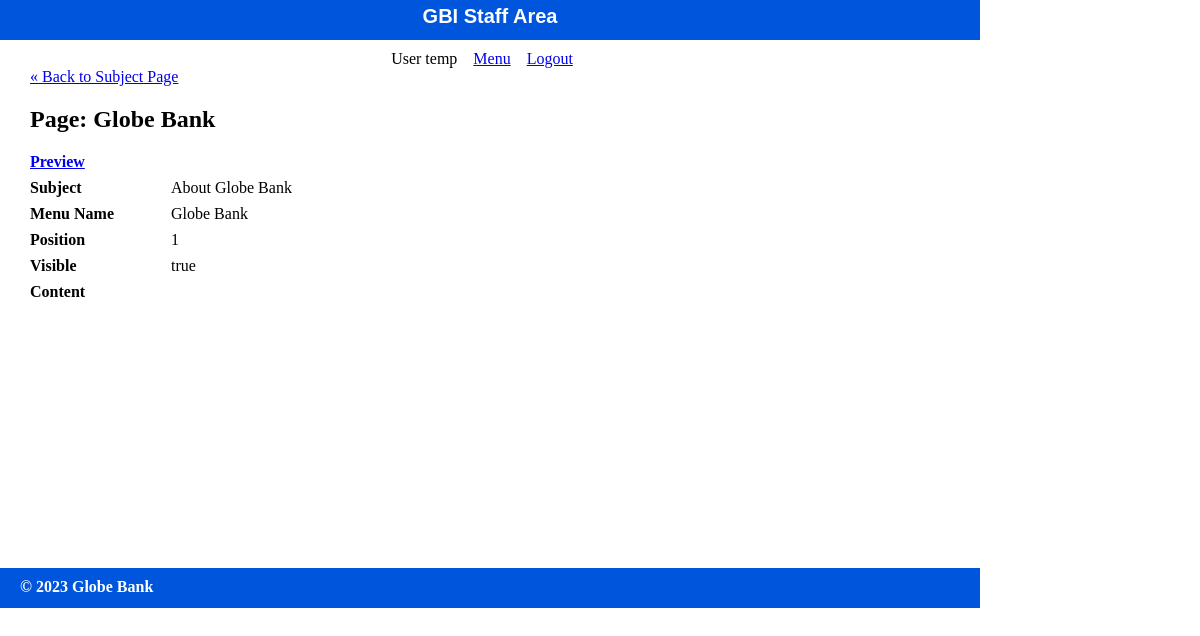
The app's page /globe_bank/public/staff/pages/show.php?id=1 (signed in) with its own data.
### tables this page shows
CREATE TABLE `pages` (
  `id` int(11) NOT NULL,
  `subject_id` int(11) DEFAULT NULL,
  `menu_name` varchar(255) DEFAULT NULL,
  `position` int(3) DEFAULT NULL,
  `visible` tinyint(1) DEFAULT NULL,
  `content` text DEFAULT NULL
);

CREATE TABLE `subjects` (
  `id` int(11) NOT NULL,
  `menu_name` varchar(255) DEFAULT NULL,
  `position` int(3) DEFAULT NULL,
  `visible` tinyint(1) DEFAULT NULL
);

### globe_bank/private/functions_db.php (called while the page is built, shortened)
<?php
function db_select($connection, $query){
    $validate = db_validate_func_input($connection, $query);
    $result_set = [];
    try{
        $result_set = mysqli_query($connection, $query);
        $result = [];
            for($i = 0; $i < mysqli_num_rows($result_set); $i++){
                array_push($result,mysqli_fetch_assoc($result_set));
            }
        return ["succes" => true, "data" => $result];
    }
    catch(mysqli_sql_exception $e){
        error_log($e);
        if(!$result_set){
            return db_error($connection);
        }
    };
}
function db_dml_query($connection, $query){
    $validate = db_validate_func_input($connection, $query);
    if(str_starts_with($query, "SELECT")){
        return db_select($connection, $query);
    }
    return ["succes" => false, "data" => "invalid query"];
};
function db_connect($dbInfo=DB_CONNECT){
    return mysqli_connect($dbInfo['HOST'],$dbInfo['USER'],$dbInfo['PASS'],$dbInfo['NAME']);
};
function db_query($query_func, $values = [], $dbInfo=DB_CONNECT){
    try{
        $connection = db_connect($dbInfo);
    }
    catch(mysqli_sql_exception $e){
        $check = check_db_con();
        error_log($e);
        error_log($check['msg']);
        if(!$check["succes"]){
            return $check;
        }
    }
    $checked_values = [];
    if(gettype($values) == "array"){
        $keys = array_keys($values);
        foreach($keys as $key){
            if(isset($values[$key]) && trim($values[$key]) != ""){
                $checked_values[$key] = db_escape($connection, $values[$key]);
            }
        };
    }
    else{
        $checked_values = db_escape($connection, $values);
    }
    $query = $query_func($checked_values);
    $response = db_dml_query($connection, $query);
    return $response;
};
function db_validate_func_input($connection, $query){
    return ["valid" => true, "error" => ""];
};
function db_escape($connection, $value){
    return mysqli_real_escape_string($connection, $value);
};
?>

### globe_bank/private/querys.php (called while the page is built, shortened)
<?php
    $getPageByID = function ($page){
        $getVisible = $page['getVisible'] ?? false;
        $order ='ASC';
        $qry = "SELECT pages.*, subjects.menu_name AS subject_name ";
        $qry .= "FROM pages ";
        if($getVisible){
            $qry .= "JOIN subjects ON pages.subject_id=subjects.id AND subjects.visible=true ";
            $qry .= "WHERE pages.id='".$page["id"]."' AND pages.visible=true ";
        }
        else{
            $qry .= "JOIN subjects ON pages.subject_id=subjects.id ";
            $qry .= "WHERE pages.id='".$page["id"]."' ";
        }
        $qry .= "ORDER BY pages.id {$order};";
        return $qry;
    };
?>

### globe_bank/private/functions.php (called while the page is built, shortened)
<?php
    function url_for($script_path) {
        if($script_path[0] != '/') {
        $script_path = "/" . $script_path;
        }
        return WWW_ROOT . $script_path;
    }
    function u($string="") {
        return urlencode($string);
    }
    function h($string="") {
        return htmlspecialchars($string);
    }
?>

### globe_bank/public/staff/pages/show.php (the view, shortened to what this page needs)
<?php require_once('../../../private/initialize.php');
  $page = [];
  $page["id"] = $_GET['id'] ?? '0';
  include(SHARED_PATH . '/staff_header.php');
  $response = db_query($getPageByID, $page);
  if($response["succes"]){
    $page =  $response['data'][0];
  }
  else{
    $page =  [['id' => 'failed to load please try again', 'position' => '', 'visible' => '', 'menu_name' => '']];
  }
?>
<section id="content">
    <a class="back-link" href="<?php echo url_for('/staff/subjects/show.php?id='.u(h($page['subject_id']))); ?>">&laquo; Back to Subject Page</a>
    <div class="page show">
      <h1>Page: <?php echo h($page['menu_name']); ?></h1>
      <div class="attributes">
          <dl>
            <dt>
            <a class="back-link" target='_blank' href="<?php echo url_for('/index.php?id='.h(u($page["id"]))."&preview=true"); ?>">Preview</a>
            </dt>
          </dl>
          <dl>
          <dt>Subject</dt>
          <dd><?php echo h($page['subject_name']); ?></dd>
          </dl>
          <dl>
          <dt>Menu Name</dt>
          <dd><?php echo h($page['menu_name']); ?></dd>
          </dl>
          <dl>
          <dt>Position</dt>
          <dd><?php echo h($page['position']); ?></dd>
          </dl>
          <dl>
          <dt>Visible</dt>
          <dd><?php echo $page['visible'] == '1' ? 'true' : 'false'; ?></dd>
          </dl>
          <dl>
          <dt>Content</dt>
          </dl>
    </div>
</section>
<?php include(SHARED_PATH . '/staff_footer.php'); ?>

### globe_bank/public/stylesheets/staff.css (style rules this page uses)
html { height: 100%; width: 100%; }
body { height: 980px; width: 100%; margin: 0; padding: 0; }
navigation ul li { display: inline; margin-right: 1em; }
#content { width: 920px; min-height: 500px; padding: 0 30px; }
dl { clear: both; overflow: hidden; margin: 0.5em 0; }
dt { float: left; font-weight: bold; width: 125px; }
dd { float: left; margin-left: 1em; }

### records on screen
pages: menu_name "Globe Bank", subject.menu_name "About Globe Bank", position "1"
